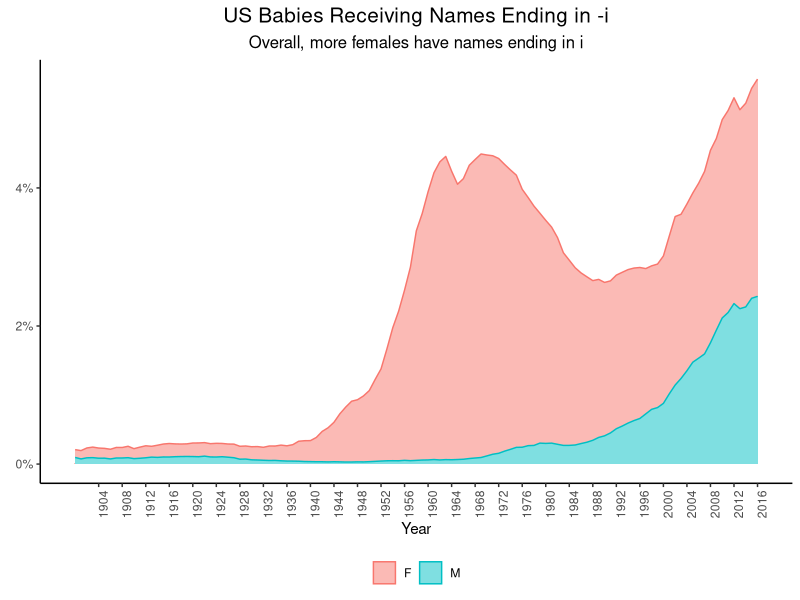

R code for this plot:
## ---- chunk 1
library(tidyverse)

## ---- chunk 2
babyname <- read_csv("data/i_names.csv", show_col_types = FALSE)
View(head(babyname))

x <- babyname |>
  select(year, sex, n, prop) |>
 # mutate(prop = prop*1000000) |>
  summarize(sum_prop = sum(prop), .by = c(year, sex))
# summary(x)

# x |> slice_sample(n = 5)
# x |> count(sex)

years <- seq(1904, 2016, by = 4)

x |>
  filter(year >= 1900 & year <= 2016) |>
  ggplot(aes(x = year, y = sum_prop, fill = sex)) + 
  geom_area(method = "loess", alpha = 0.5, se = FALSE, aes(fill = sex, color = sex), span = 0.02) + 
  theme_classic() +
  labs(x = "Year", y = element_blank(),
       title = "US Babies Receiving Names Ending in -i",
       subtitle = "Overall, more females have names ending in i") +
  theme(legend.position = "bottom",
        legend.title = element_blank(),
        axis.text.x = element_text(angle = 90, hjust = 1),
        plot.title = element_text(hjust = 0.5, size = 15),
        plot.subtitle = element_text(hjust = 0.5, size = 12)) +
  scale_y_continuous(labels = scales::percent_format()) +
  scale_x_continuous(breaks = years)



